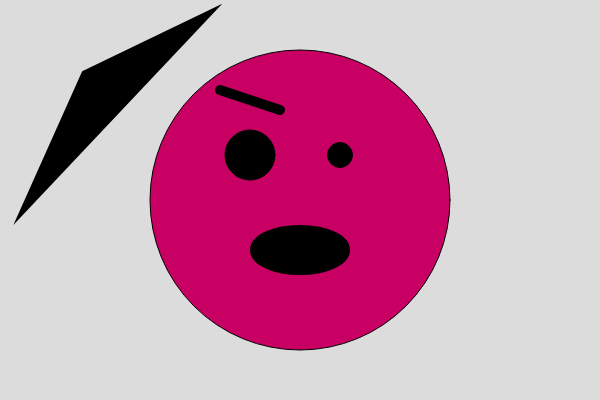
Frame 1 (no input)
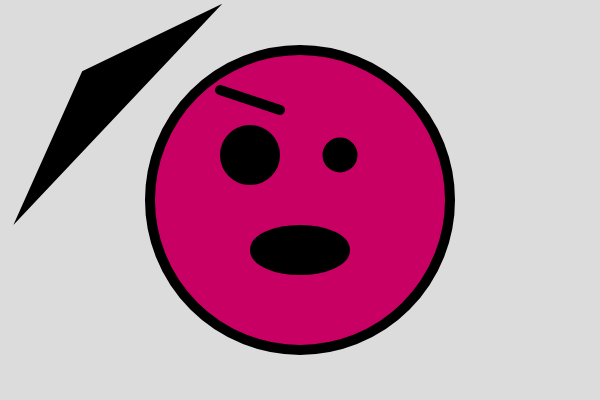
Frame 60 (no input)
Frame 120 (the mouse pressed at the canvas centre since frame 60): identical to frame 60, image omitted

The p5.js sketch that drew these frames (run headless with seeded random() and noise() and a simulated clock; from frame 60 on, the mouse is pressed at the canvas centre):

// p5.js sketch
// ── sketch.js
function setup() {
  createCanvas(600, 400);
}

function draw() {
  background(220);
  fill(200,0,100);
  circle(300, 200, 300);
  fill(0,0,0)
  circle(340, 155, 25);
  circle(250, 155, 50);
  
  strokeWeight(10);
  line(220, 90, 280, 110);
  
  triangle(30, 200, 200, 20, 86, 75);
    ellipse(300, 250, 90, 40);  
}
// ── index_01.html
function setup() {
  createCanvas(700,1000);
}

function draw() {
  // Fondo verde agua 
  background(51, 137, 99,10);
  
  // puse esto mas que nada como para experimentar y porque el fondo lo sentia muy plano 
  
  noStroke()
 
  push()
  translate(50, 60);
  rotate(frameCount / 30);
  fill(46, 136, 101,25);
  ellipse (90,70,600);
  pop();
  
  push()
  translate(0,0);
  rotate (frameCount/ 35);
  fill(0, 103, 43, 25);
  ellipse(181,271,600);
  pop();
  
  push()
  translate(730,20);
  rotate (frameCount/ 35);
  fill(105, 163, 87, 25);
  ellipse(181,271,600);
  pop();
  
   push()
  translate(700,1100);
  rotate (frameCount/ 35);
  fill(32, 128, 90, 25);
  ellipse(181,271,500);
  pop();
  
   push()
  translate(0,1100);
  rotate (frameCount/ 35);
  fill( 11, 124, 94,25);
  ellipse(181,271,600);
  pop();
  
  //un cuarto de circulo celeste
  stroke(9)
  strokeWeight(1)
  fill(189, 227, 218)
  arc(310, 400, 490, 490, -HALF_PI, 0);
  
  // medio circulo naranjo
  fill(213, 95, 5)
  arc(310, 313, 260, 450, HALF_PI, PI + HALF_PI)
  
  //rectangulo amarillo 
  stroke(9)
  strokeWeight(1)
  fill(249, 244, 175)
  rect(280, 155, 30, 248)
  
  noStroke()
  
  //un cuarto de circulo rosado
  stroke(9)
  strokeWeight(1)
  fill(221, 181, 163)
  arc(310, 400, 490, 490, 0, HALF_PI);
  noStroke()
  
  // rectangulo pequeño rosado / detras
  fill(220,140,146)
  rect(280, 500, 30, 99)
  
  // un cuarto de circulo naranjo fuerte LO MAS DIFICIL HASTA AHORA
  fill(202, 60, 6)
   arc(310, 530, 60, 15, HALF_PI, PI);
   
  // rectangulo naranjo fuerte
  fill(202, 60, 6)
  rect(280, 400, 30, 130)
  
  // ojo negro 
  fill(67, 144, 165)
  ellipse(395, 299, 34, 34);
  fill(21,27,28)
  ellipse(395, 299, 27, 27);
  
  // linea negra, /primera parte
  stroke('rgb(7,7,7)');
  strokeWeight(7);
  strokeCap(SQUARE)
  line(130, 570, 310, 570);
  
  //linea verde, /parte dos
  stroke('#17511A');
  strokeWeight(7);
  strokeCap(SQUARE)
  line(280, 570, 310, 570);
  
  //rectangulo pequeño rosado oscuro de abajo
  noStroke()
  fill(192, 97, 88)
  rect(280, 573, 30, 25)
  
  //rectangulo pequeño burdeo
  fill(94, 5, 7)
  rect(280, 598, 30, 17)
  
  // linea naranja 
  stroke('#A52D02');
  strokeWeight(17);
  strokeCap(SQUARE)
  line(175, 607, 280, 607);
  
  // rectangulo naranjo oscuro 
  noStroke()
  fill(175,78,26)
  rect(280, 615, 30, 30);
  
  // triangulo amarillo
  fill(206, 196, 115)
  triangle(176, 770, 310, 770, 310, 643);
  
  //rectangulo amrillo de abajo
  fill(206, 196, 115)
  rect(176, 770, 134, 121)
  
  // triangulo pequeño negro
  fill(9, 11, 10)
  triangle(310, 714, 310, 644, 420, 714);
  
  // cuadrado negro/ abajo del triangulo negro
  fill(9, 11, 10)
  rect(310, 714, 40, 30)
  
  //rectangulo negro horizontal
  fill(9, 11, 10)
  rect(310, 742, 138, 45)
  
  // rectangulo vertical mas delgado negro
  fill(9,11,10)
  rect(310, 786, 27, 43)
  
  //rectangulo horizontal inferior negro
  fill(9,11,10)
  rect(310, 828, 115, 63)
  
  //linea vertical superior negra
  stroke('rgb(7,7,7)');
  strokeWeight(8);
  strokeCap(SQUARE)
  //    x     y   x    y  /guia
  line(590, 30, 590, 177);
  noStroke()
  
  // linea horizontal negra superior
  stroke(0);
  strokeWeight(9);
  strokeCap(SQUARE)
  line(660, 173, 586, 173);
  noStroke()
  
  // rectangulo negro verdoso superior 
  fill(9,60,10)
  rect(594, 84, 45, 16)
  
  // linea amrilla fina superior horizontal
  stroke(206, 196, 115);
  strokeWeight(2);
  strokeCap(SQUARE)
  line(665, 60, 594, 60);
  noStroke()
  
  //recatangulo gris inferior
  stroke(9)
  strokeWeight(1)
  fill(128, 110, 91)
  rect(50, 900, 30, 50);

  //linea cafe entre circulos 
  stroke(106, 56, 17);
  strokeWeight(4);
  strokeCap(SQUARE)
  line(555, 401, 280, 401);
  noStroke()
  
 
} 

// ── sketch_01.js
function setup() {
  createCanvas(600, 400);
}

function draw() {
  background(220);
  fill(200,0,100);
  circle(300, 200, 300);
  fill(0,0,0)
  circle(340, 155, 25);
  circle(250, 155, 50);
  
  strokeWeight(10);
  line(220, 90, 280, 110);
  
  triangle(30, 200, 200, 20, 86, 75);
    ellipse(300, 250, 90, 40);  
}
